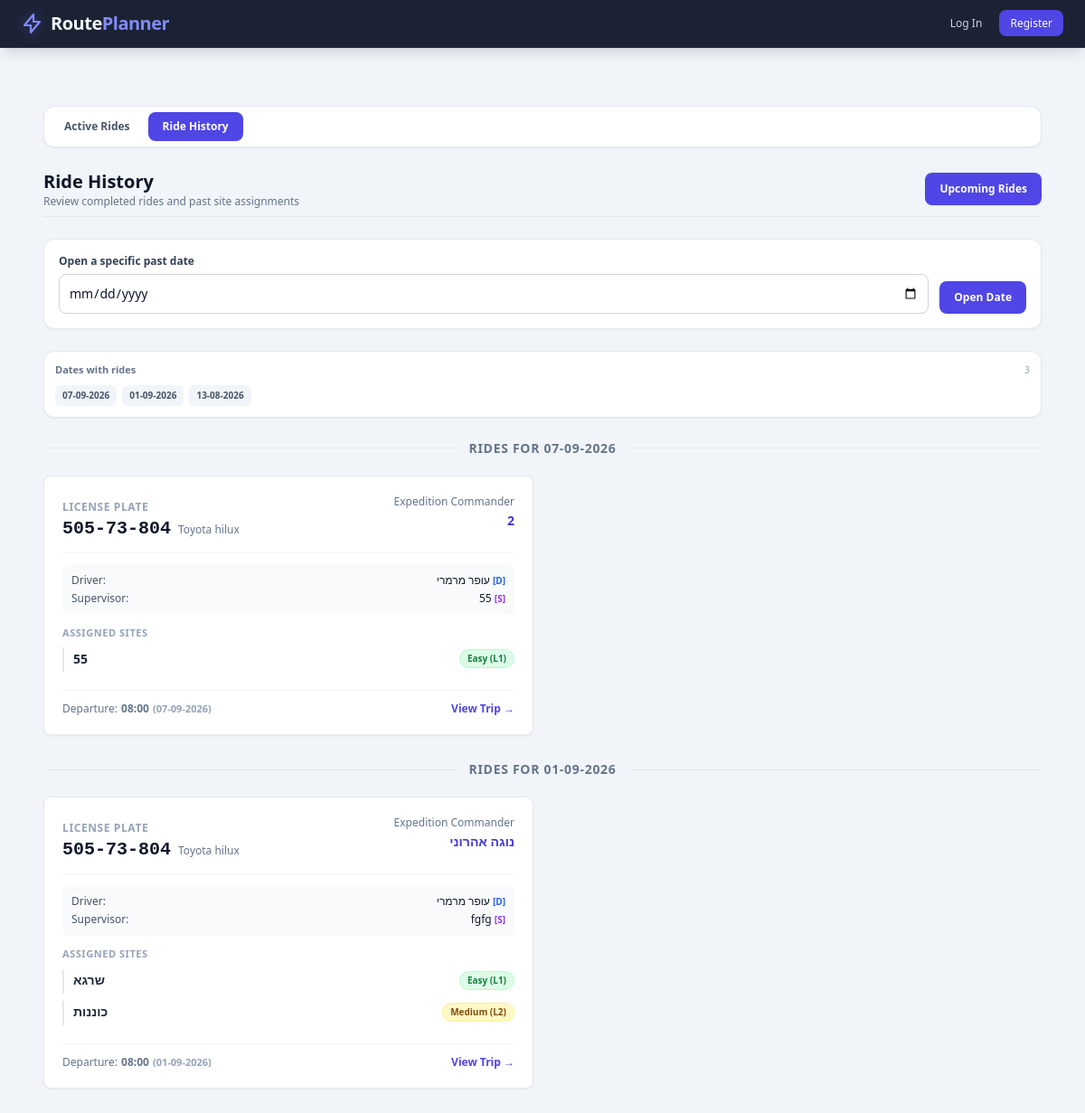
Screenshot of /trips/?view=history with the database file from the repository.
### app/models.py (models this page shows, shortened)
class Trip(db.Model):
    __tablename__ = 'trips'
    is_draft = db.Column(db.Boolean, default=False, nullable=False)
    user_id = db.Column(db.String(50), db.ForeignKey('users.id'), nullable=False)
    id = db.Column(db.Integer, primary_key=True, autoincrement=True)
    car_license_plate = db.Column(db.String(20), db.ForeignKey('cars.license_plate'), nullable=False)
    commander = db.Column(db.String(100), nullable=False)
    driver = db.Column(db.String(100), nullable=False)
    supervisor = db.Column(db.String(100), nullable=False)
    passengers = db.Column(db.Text, nullable=True)
    departure_date = db.Column(db.Date, nullable=False, default=date.today)
    departure_time = db.Column(db.String(10), nullable=False)
    est_duration = db.Column(db.Float, nullable=True)
    notes = db.Column(db.Text, nullable=True)
    created_at = db.Column(db.DateTime, default=datetime.utcnow, nullable=False)
    car = db.relationship('Car', backref=db.backref('trips', lazy=True))
    assigned_sites = db.relationship('TripSite', backref='trip', cascade="all, delete-orphan")

class Car(db.Model):
    __tablename__ = 'cars'
    license_plate = db.Column(db.String(20), unique=True, nullable=False, primary_key=True)
    car_type = db.Column(db.String(50), nullable=False)
    current_km = db.Column(db.Integer, default=0, nullable=False)
    last_garage_check = db.Column(db.Date, nullable=True)
    is_on_ride = db.Column(db.Boolean, default=False, nullable=False)

class TripSite(db.Model):
    __tablename__ = 'trip_sites'
    id = db.Column(db.Integer, primary_key=True, autoincrement=True)
    trip_id = db.Column(db.Integer, db.ForeignKey('trips.id'), nullable=False)
    site_name = db.Column(db.String(150), nullable=False)
    difficulty = db.Column(db.String(50), nullable=True)
    work_description = db.Column(db.Text, nullable=True)

### app/routes/trips.py (the view, shortened to what this page needs)
@trips_bp.route('/', methods=['GET'])
def list_trips():
    selected_view = request.args.get('view', 'all')
    today = date.today()
    upcoming_end = today + timedelta(days=6)
    history_start = today - timedelta(days=7)
    selected_date = None
    ride_dates = []
    if selected_view == 'drafts':
        if not current_user.is_authenticated or current_user.used_invitation_code != "NORTH-ADMIN":
            flash("Permission denied. Only admin users can view drafts.", "danger")
            return redirect(url_for('trips.list_trips', view='all'))
        rides = Trip.query.filter(
            Trip.is_draft == True
        ).order_by(Trip.departure_date.asc(), Trip.departure_time.asc()).all()
    elif selected_view == 'history':
        date_value = request.args.get('date')
        if date_value:
            try:
                selected_date = datetime.strptime(date_value, '%Y-%m-%d').date()
            except ValueError:
                flash("Invalid history date. Showing the previous seven days.", "warning")
        if selected_date:
            rides = Trip.query.filter(
                Trip.is_draft == False,
                Trip.departure_date == selected_date,
                Trip.departure_date < today
            ).order_by(Trip.departure_time.desc()).all()
        else:
            rides = Trip.query.filter(
                Trip.is_draft == False,
                Trip.departure_date >= history_start,
                Trip.departure_date < today
            ).order_by(Trip.departure_date.desc(), Trip.departure_time.desc()).all()
    elif current_user.is_authenticated:
        selected_view = 'all'
        rides = Trip.query.filter(
            Trip.is_draft == False,
            Trip.departure_date >= today,
        ).order_by(Trip.departure_date.asc(), Trip.departure_time.asc()).all()
    if selected_view == 'history':
        ride_dates = [row[0] for row in db.session.query(Trip.departure_date).filter(
            Trip.is_draft == False,
            Trip.departure_date < today
        ).distinct().order_by(Trip.departure_date.desc()).all()]
    return render_template(
        'trips.html',
        rides=rides,
        selected_view=selected_view,
        today=today,
        ride_dates=ride_dates,
        history_last_date=(today - timedelta(days=1)).isoformat(),
        calendar_date=(selected_date or (today - timedelta(days=1))).isoformat()
    )

### app/templates/trips.HTML (shortened to what this page needs)
{% extends 'base.html' %}
{% block content %}
<div id="expedition-app" class="max-w-7xl mx-auto p-4 sm:p-6">
    <div id="page-list" class="space-y-6">
          <nav class="flex items-center gap-1 overflow-x-auto bg-white dark:bg-slate-800 p-1.5 rounded-xl border border-slate-200 dark:border-slate-700 shadow-sm" aria-label="Trip views">
                <a href="{{ url_for('trips.list_trips', view='all') }}"
                    class="px-4 py-2 rounded-lg text-xs font-semibold whitespace-nowrap transition {% if selected_view == 'all' %}bg-indigo-600 text-white shadow-sm{% else %}text-slate-600 dark:text-slate-300 hover:bg-slate-100 dark:hover:bg-slate-700{% endif %}"
                    data-en="Active Rides" data-he="נסיעות פעילות">Active Rides</a>
                <a href="{{ url_for('trips.list_trips', view='history') }}"
                    class="px-4 py-2 rounded-lg text-xs font-semibold whitespace-nowrap transition {% if selected_view == 'history' %}bg-indigo-600 text-white shadow-sm{% else %}text-slate-600 dark:text-slate-300 hover:bg-slate-100 dark:hover:bg-slate-700{% endif %}"
                    data-en="Ride History" data-he="היסטוריית נסיעות">Ride History</a>
          </nav>
        <div class="flex justify-between items-center pb-2 border-b border-slate-200 dark:border-slate-700">
            <div>
            {% if selected_view == 'drafts' %}
            <h2 class="text-xl font-bold text-slate-900 dark:text-slate-100" data-en="Draft Rides" data-he="טיוטות נסיעות">Draft Rides</h2>
            <p class="text-xs text-slate-500 dark:text-slate-400" data-en="Review and manage unpublished rides" data-he="צפייה וניהול נסיעות שלא פורסמו">Review and manage unpublished rides</p>
            {% elif selected_view == 'history' %}
            <h2 class="text-xl font-bold text-slate-900 dark:text-slate-100" data-en="Ride History" data-he="היסטוריית נסיעות">Ride History</h2>
            <p class="text-xs text-slate-500 dark:text-slate-400" data-en="Review completed rides and past site assignments" data-he="צפייה בנסיעות שהסתיימו ובמשימות עבר">Review completed rides and past site assignments</p>
            {% endif %}
            </div>
            {% if selected_view == 'history' %}
            <a href="{{ url_for('trips.list_trips', view='all') }}" class="inline-flex items-center gap-2 bg-indigo-600 hover:bg-indigo-700 active:bg-indigo-800 text-white text-xs font-semibold px-4 py-2.5 rounded-lg shadow-sm transition cursor-pointer">
                <span data-en="Upcoming Rides" data-he="נסיעות קרובות">Upcoming Rides</span>
            </a>
            {% endif %}
        </div>
        {% if selected_view in ['history', 'mine'] %}
        <form action="{{ url_for('trips.list_trips') }}" method="GET" class="flex flex-col sm:flex-row sm:items-end gap-3 bg-white dark:bg-slate-800 p-4 rounded-xl border border-slate-200 dark:border-slate-700 shadow-sm">
            <div class="flex-1">
                {% if selected_view == 'history' %}
                <label for="history-date" class="block text-xs font-semibold text-slate-700 dark:text-slate-300 mb-1.5" data-en="Open a specific past date" data-he="פתח תאריך עבר מסוים">Open a specific past date</label>
                <input id="history-date" type="date" name="date" value="{{ request.args.get('date', '') }}" max="{{ history_last_date }}" class="w-full text-sm p-2.5 rounded-lg border border-slate-300 dark:border-slate-600 bg-white dark:bg-slate-900 text-slate-900 dark:text-slate-100 focus:ring-2 focus:ring-indigo-500 outline-none">
                {% endif %}
            </div>
            <button type="submit" class="px-4 py-2.5 rounded-lg bg-indigo-600 hover:bg-indigo-700 text-white text-xs font-semibold" data-en="Open Date" data-he="פתח תאריך">Open Date</button>
        </form>
        <div class="mt-3 bg-white dark:bg-slate-800 p-3 rounded-xl border border-slate-200 dark:border-slate-700 shadow-sm">
            <div class="flex items-center justify-between gap-3 mb-2">
                <p class="text-[11px] font-semibold text-slate-500 dark:text-slate-400" data-en="Dates with rides" data-he="תאריכים עם נסיעות">Dates with rides</p>
                <span class="text-[10px] text-slate-400 dark:text-slate-500">{{ ride_dates|length }}</span>
            </div>
            <div class="max-h-28 overflow-y-auto pr-1">
            <div class="flex flex-wrap gap-1.5">
                {% for ride_date in ride_dates %}
                <a href="{{ url_for('trips.list_trips', view=selected_view, date=ride_date.isoformat()) }}" class="px-2 py-1 rounded-md text-[10px] font-semibold transition {% if request.args.get('date') == ride_date.isoformat() %}bg-indigo-600 text-white{% else %}bg-slate-100 dark:bg-slate-700 text-slate-600 dark:text-slate-300 hover:bg-indigo-100 dark:hover:bg-indigo-900/50{% endif %}" title="{{ ride_date.strftime('%d-%m-%Y') }}">
                    {{ ride_date.strftime('%d-%m-%Y') }}
                </a>
                {% else %}
                <span class="text-[11px] text-slate-400 dark:text-slate-500" data-en="No other dates with rides" data-he="אין תאריכים נוספים עם נסיעות">No other dates with rides</span>
                {% endfor %}
            </div>
            </div>
        </div>
        {% endif %}
        <div class="grid grid-cols-1 sm:grid-cols-2 xl:grid-cols-3 gap-4 sm:gap-5">
            {% set date_state = namespace(value='__unset__') %}
           {% for ride in rides %}
{% set ride_date = ride.departure_date|string if ride.departure_date else 'no-date' %}
{% if ride_date != date_state.value %}
            <div class="col-span-full flex items-center gap-3 pt-2 first:pt-0">
                <div class="h-px flex-1 bg-slate-200 dark:bg-slate-700"></div>
                <h3 class="text-sm font-bold uppercase tracking-wider text-slate-500 dark:text-slate-400 whitespace-nowrap">
                    {% if ride.departure_date %}
                    <span data-en="Rides for {{ ride.departure_date.strftime('%d-%m-%Y') }}" data-he="נסיעות בתאריך {{ ride.departure_date.strftime('%d-%m-%Y') }}">Rides for {{ ride.departure_date.strftime('%d-%m-%Y') }}</span>
                    {% else %}
                    <span data-en="Date not set" data-he="תאריך לא הוגדר">Date not set</span>
                    {% endif %}
                </h3>
                <div class="h-px flex-1 bg-slate-200 dark:bg-slate-700"></div>
            </div>
{% set date_state.value = ride_date %}
{% endif %}
<div class="bg-white dark:bg-slate-800 rounded-lg shadow-sm border border-slate-200 dark:border-slate-700 p-4 sm:p-5 hover:shadow-md transition flex flex-col justify-between">
    <div>
        <div class="flex flex-col gap-2 sm:flex-row sm:justify-between sm:items-start mb-3 pb-3 border-b border-slate-100 dark:border-slate-700">
            <div>
                <span class="text-xs font-semibold uppercase tracking-wider text-slate-400" data-en="License Plate" data-he="לוחית רישוי">License Plate</span>
                <div class="flex flex-wrap items-baseline gap-x-2 gap-y-0.5">
                    <h3 class="font-bold text-xl text-slate-900 dark:text-slate-100 font-mono">{{ ride.car_license_plate }}</h3>
                    {% if ride.car %}
                    <span class="text-xs text-slate-500 dark:text-slate-400 font-sans">{{ ride.car.car_type }}</span>
                    {% endif %}
                </div>
            </div>
            <div class="text-left sm:text-right">
                <span class="text-xs text-slate-500 dark:text-slate-400 block" data-en="Expedition Commander" data-he="מפקד משלח">Expedition Commander</span>
                <span class="font-semibold text-sm text-indigo-700 dark:text-indigo-300">{{ ride.commander or 'N/A' }}</span>
            </div>
        </div>
        <div class="space-y-1 text-xs text-slate-600 dark:text-slate-300 mb-3 bg-slate-50 dark:bg-slate-900/60 p-2.5 rounded-lg">
            <div class="flex flex-wrap items-center justify-between gap-x-3 gap-y-1">
                <span data-en="Driver:" data-he="נהג:">Driver:</span>
                <span class="font-medium text-slate-900 dark:text-slate-100">{{ ride.driver or 'N/A' }} <span class="text-[10px] text-blue-600 dark:text-blue-400 font-bold">[D]</span></span>
            </div>
            <div class="flex flex-wrap items-center justify-between gap-x-3 gap-y-1">
                <span data-en="Supervisor:" data-he="מפקד משימה:">Supervisor:</span>
                <span class="font-medium text-slate-900 dark:text-slate-100">{{ ride.supervisor or 'N/A' }} <span class="text-[10px] text-purple-600 dark:text-purple-400 font-bold">[S]</span></span>
            </div>
        </div>
<div class="space-y-2 mb-3">
    <p class="text-[11px] font-bold text-slate-400 dark:text-slate-500 uppercase tracking-wider" data-en="Assigned Sites" data-he="אתרים מתוכננים">Assigned Sites</p>
    {% if ride.assigned_sites %}
        {% for site in ride.assigned_sites %}
        {% set level = site.difficulty | lower if site.difficulty else '' %}
        {% if 'l4' in level or 'hard' in level %}
            {% set badge_cls = 'bg-orange-100 text-orange-800 border-orange-200' %}
        {% elif 'l3' in level or 'high' in level %}
            {% set badge_cls = 'bg-amber-100 text-amber-800 border-amber-200' %}
        {% elif 'l2' in level or 'medium' in level %}
            {% set badge_cls = 'bg-yellow-100 text-yellow-800 border-yellow-200' %}
        {% elif 'l1' in level or 'easy' in level %}
            {% set badge_cls = 'bg-green-100 text-green-700 border-green-200' %}
        {% else %}
            {% set badge_cls = 'bg-slate-100 text-slate-700 border-slate-200' %}
        {% endif %}
        <div class="border-l-2 border-slate-200 dark:border-slate-700 pl-2.5 py-0.5">
            <div class="flex flex-wrap justify-between items-center gap-2 mb-0.5">
                <h4 class="font-bold text-sm text-slate-800 dark:text-slate-100 break-words">{{ site.site_name }}</h4>
                <span class="{{ badge_cls }} border text-[10px] px-2 py-0.5 rounded-full font-semibold">
                    {{ site.difficulty or 'Standard' }}
                </span>
            </div>
        </div>
        {% endfor %}
    {% else %}
        <p class="text-xs text-slate-400 dark:text-slate-500 italic" data-en="No specific sites assigned." data-he="לא הוגדרו אתרים ספציפיים.">No specific sites assigned.</p>
    {% endif %}
</div>
    </div>
    <div class="border-t border-slate-100 dark:border-slate-700 pt-3 flex flex-col sm:flex-row sm:justify-between sm:items-center gap-2 text-xs mt-2">
        <div class="text-slate-500 dark:text-slate-400 flex flex-wrap items-center gap-x-1 gap-y-0.5">
            <span data-en="Departure: " data-he="יציאה: ">Departure: </span><strong>{{ ride.departure_time or 'N/A' }}</strong>
            {% if ride.departure_date %}
                <span class="text-[11px] text-slate-400 dark:text-slate-500"><strong>({{ ride.departure_date.strftime('%d-%m-%Y') }})</strong></span>
            {% endif %}
        </div>
        <div class="flex flex-wrap items-center gap-x-3 gap-y-1">
            <a href="{{ url_for('trips.view_trip', trip_id=ride.id) }}" class="text-indigo-600 dark:text-indigo-400 hover:text-indigo-800 dark:hover:text-indigo-300 font-semibold" data-en="View Trip &rarr;" data-he="הצג נסיעה &rarr;">View Trip &rarr;</a>
        </div>
    </div>
</div>
{% endfor %}
        </div>
    </div>
</div>
{% endblock %}

### rows the page displays
Trip: departure_date "07-09-2026", car_license_plate "505-73-804", car.car_type "Toyota hilux", commander "2", driver "עופר מרמרי", supervisor "55", departure_time "08:00"
TripSite: site_name "55", difficulty "Easy (L1)"
Trip: departure_date "01-09-2026", car_license_plate "505-73-804", car.car_type "Toyota hilux", commander "נוגה אהרוני", driver "עופר מרמרי", supervisor "fgfg", departure_time "08:00"
TripSite: site_name "שרגא", difficulty "Easy (L1)"
TripSite: site_name "כוננות", difficulty "Medium (L2)"

### other values shown
{{ ride_dates|length }} "3"
{{ ride_date.strftime('%d-%m-%Y') }} "07-09-2026" "01-09-2026" "13-08-2026"
